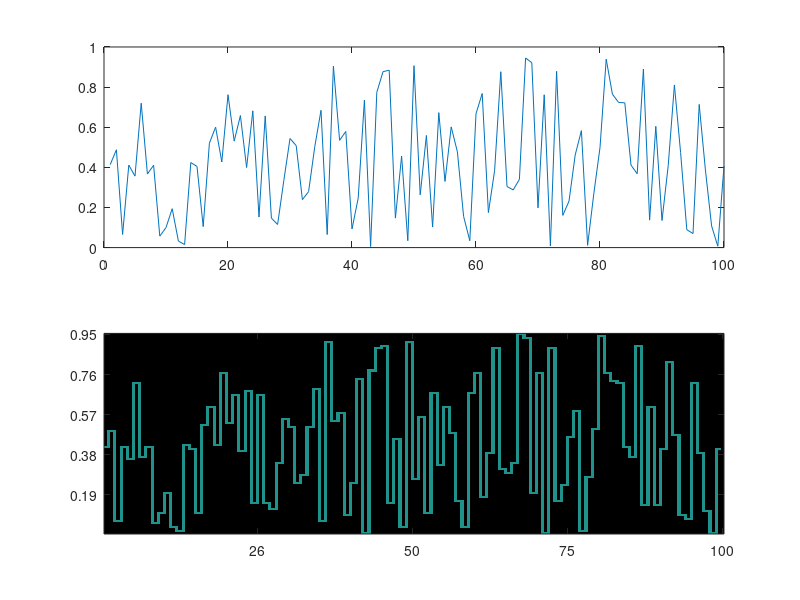

The MATLAB script that drew this image:
function drawVector(vector)
close all

if exist('vector','var') && ~isempty(vector)
    if isvector(vector)
        vector = vector(:)';
        nx = length(vector);
    else
        error('input must be vector')
    end
else
    nx = 100;
    vector = rand(1,nx);
end

ny = 100;

m = minmax(vector);
    function out = minmax(in)
        out = cellfun(@(f) f(in(:)),{@min @max});
    end

inds = 1+round((ny-1)*(vector-m(1))/(m(2)-m(1)));
matrix = nan(ny,2*nx);
matrix(sub2ind(size(matrix),inds,2*(1:nx)-1)) = 1;

for i = 2:nx
    matrix(count(inds(i-[1 0])),2*(i-1)) = 1;
end
    function out = count(in)
        s = sign(diff(in));
        if s~=0
            out = in(1):s:in(2);
        else
            out = in(1);
        end
    end

subplot(2,1,1)
plot(vector)
subplot(2,1,2)
imagesc(matrix)
axis xy

tick('XTick',[1 nx],0);
tick('YTick',m,2);
    function tick(s,vals,p)
        t = get(gca,s);
        vals = vals(1)+(vals(2)-vals(1))*t/max(t);
        for i=1:length(vals)
            ts{i}=sprintf('%.*f',p,vals(i));
        end
        set(gca,[s 'Label'],ts);
    end
end